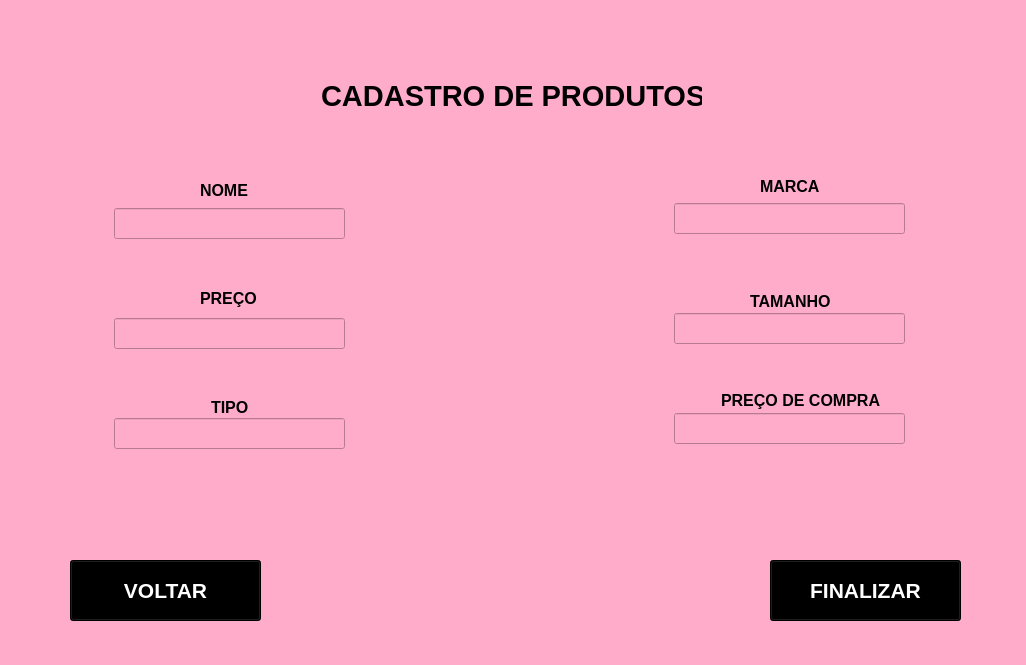
<?xml version="1.0" encoding="UTF-8"?>
<ui version="4.0">
 <class>Form</class>
 <widget class="QWidget" name="Form">
  <property name="geometry">
   <rect>
    <x>0</x>
    <y>0</y>
    <width>1026</width>
    <height>665</height>
   </rect>
  </property>
  <property name="windowTitle">
   <string>Form</string>
  </property>
  <property name="styleSheet">
   <string notr="true">background-color: rgb(255, 172, 202);</string>
  </property>
  <widget class="QLabel" name="label">
   <property name="geometry">
    <rect>
     <x>321</x>
     <y>40</y>
     <width>381</width>
     <height>111</height>
    </rect>
   </property>
   <property name="font">
    <font>
     <family>Arial</family>
     <pointsize>22</pointsize>
     <weight>75</weight>
     <bold>true</bold>
    </font>
   </property>
   <property name="text">
    <string>CADASTRO DE PRODUTOS</string>
   </property>
  </widget>
  <widget class="QLineEdit" name="nome">
   <property name="geometry">
    <rect>
     <x>114</x>
     <y>208</y>
     <width>231</width>
     <height>31</height>
    </rect>
   </property>
  </widget>
  <widget class="QLineEdit" name="preco">
   <property name="geometry">
    <rect>
     <x>114</x>
     <y>318</y>
     <width>231</width>
     <height>31</height>
    </rect>
   </property>
   <property name="text">
    <string/>
   </property>
  </widget>
  <widget class="QLineEdit" name="tipo">
   <property name="geometry">
    <rect>
     <x>114</x>
     <y>418</y>
     <width>231</width>
     <height>31</height>
    </rect>
   </property>
  </widget>
  <widget class="QLineEdit" name="tamanho">
   <property name="geometry">
    <rect>
     <x>674</x>
     <y>313</y>
     <width>231</width>
     <height>31</height>
    </rect>
   </property>
  </widget>
  <widget class="QLineEdit" name="marca">
   <property name="geometry">
    <rect>
     <x>674</x>
     <y>203</y>
     <width>231</width>
     <height>31</height>
    </rect>
   </property>
  </widget>
  <widget class="QLineEdit" name="preco_comp">
   <property name="geometry">
    <rect>
     <x>674</x>
     <y>413</y>
     <width>231</width>
     <height>31</height>
    </rect>
   </property>
  </widget>
  <widget class="QLabel" name="label_2">
   <property name="geometry">
    <rect>
     <x>760</x>
     <y>176</y>
     <width>61</width>
     <height>21</height>
    </rect>
   </property>
   <property name="font">
    <font>
     <family>Arial</family>
     <pointsize>12</pointsize>
     <weight>75</weight>
     <bold>true</bold>
    </font>
   </property>
   <property name="text">
    <string>MARCA</string>
   </property>
  </widget>
  <widget class="QLabel" name="label_3">
   <property name="geometry">
    <rect>
     <x>200</x>
     <y>288</y>
     <width>71</width>
     <height>21</height>
    </rect>
   </property>
   <property name="font">
    <font>
     <family>Arial</family>
     <pointsize>12</pointsize>
     <weight>75</weight>
     <bold>true</bold>
    </font>
   </property>
   <property name="text">
    <string>PREÇO</string>
   </property>
  </widget>
  <widget class="QLabel" name="label_4">
   <property name="geometry">
    <rect>
     <x>211</x>
     <y>397</y>
     <width>41</width>
     <height>21</height>
    </rect>
   </property>
   <property name="font">
    <font>
     <family>Arial</family>
     <pointsize>12</pointsize>
     <weight>75</weight>
     <bold>true</bold>
    </font>
   </property>
   <property name="text">
    <string>TIPO</string>
   </property>
  </widget>
  <widget class="QLabel" name="label_5">
   <property name="geometry">
    <rect>
     <x>200</x>
     <y>180</y>
     <width>51</width>
     <height>21</height>
    </rect>
   </property>
   <property name="font">
    <font>
     <family>Arial</family>
     <pointsize>12</pointsize>
     <weight>75</weight>
     <bold>true</bold>
    </font>
   </property>
   <property name="text">
    <string>NOME</string>
   </property>
  </widget>
  <widget class="QLabel" name="label_6">
   <property name="geometry">
    <rect>
     <x>750</x>
     <y>291</y>
     <width>81</width>
     <height>21</height>
    </rect>
   </property>
   <property name="font">
    <font>
     <family>Arial</family>
     <pointsize>12</pointsize>
     <weight>75</weight>
     <bold>true</bold>
    </font>
   </property>
   <property name="text">
    <string>TAMANHO</string>
   </property>
  </widget>
  <widget class="QLabel" name="label_7">
   <property name="geometry">
    <rect>
     <x>721</x>
     <y>390</y>
     <width>161</width>
     <height>21</height>
    </rect>
   </property>
   <property name="font">
    <font>
     <family>Arial</family>
     <pointsize>12</pointsize>
     <weight>75</weight>
     <bold>true</bold>
    </font>
   </property>
   <property name="text">
    <string>PREÇO DE COMPRA</string>
   </property>
  </widget>
  <widget class="QPushButton" name="finalizar">
   <property name="geometry">
    <rect>
     <x>770</x>
     <y>560</y>
     <width>191</width>
     <height>61</height>
    </rect>
   </property>
   <property name="font">
    <font>
     <pointsize>16</pointsize>
     <weight>75</weight>
     <bold>true</bold>
    </font>
   </property>
   <property name="styleSheet">
    <string notr="true">background-color: rgb(0, 0, 0);
color: rgb(255, 255, 255);</string>
   </property>
   <property name="text">
    <string>FINALIZAR</string>
   </property>
  </widget>
  <widget class="QPushButton" name="voltar">
   <property name="geometry">
    <rect>
     <x>70</x>
     <y>560</y>
     <width>191</width>
     <height>61</height>
    </rect>
   </property>
   <property name="font">
    <font>
     <pointsize>16</pointsize>
     <weight>75</weight>
     <bold>true</bold>
    </font>
   </property>
   <property name="styleSheet">
    <string notr="true">background-color: rgb(0, 0, 0);
color: rgb(255, 255, 255);</string>
   </property>
   <property name="text">
    <string>VOLTAR</string>
   </property>
  </widget>
  <widget class="QLabel" name="label_8">
   <property name="geometry">
    <rect>
     <x>420</x>
     <y>270</y>
     <width>191</width>
     <height>151</height>
    </rect>
   </property>
   <property name="text">
    <string/>
   </property>
   <property name="pixmap">
    <pixmap>iMAGENs/2-removebg-preview.png</pixmap>
   </property>
   <property name="scaledContents">
    <bool>true</bool>
   </property>
  </widget>
 </widget>
 <resources/>
 <connections/>
</ui>
